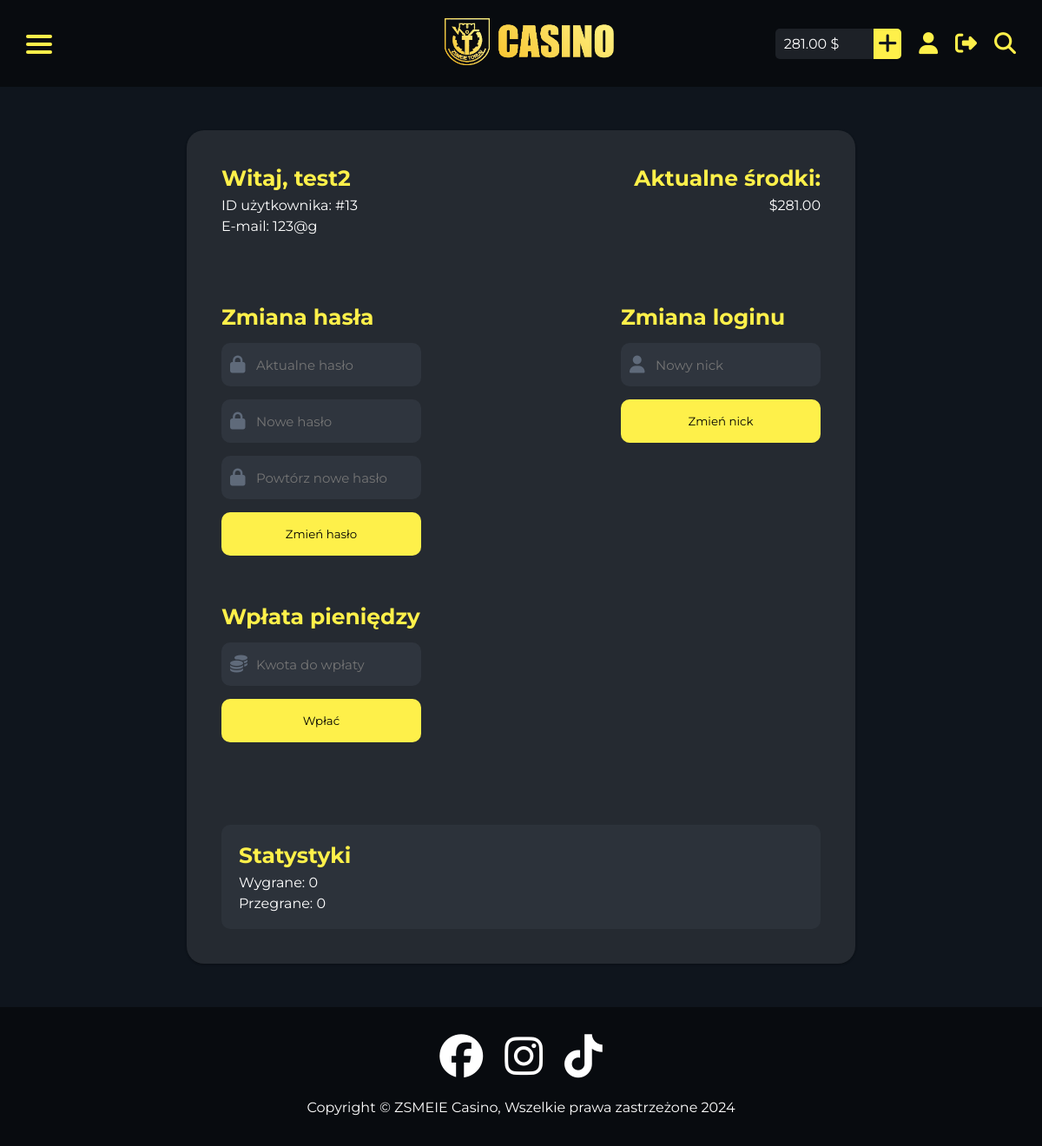
Screenshot of /user-panel.php (signed in) with the database file from the repository.
### tables this page shows
CREATE TABLE `users` (
  `id` int(11) NOT NULL,
  `login` varchar(50) NOT NULL,
  `email` varchar(100) NOT NULL,
  `password` varchar(255) NOT NULL,
  `birth_date` date NOT NULL,
  `balance` decimal(10,2) DEFAULT 0.00,
  `created_at` timestamp NOT NULL DEFAULT current_timestamp()
);

CREATE TABLE `user_stats` (
  `id` int(11) NOT NULL,
  `user_id` int(11) NOT NULL,
  `wins` int(11) DEFAULT 0,
  `losses` int(11) DEFAULT 0,
  `total_won` decimal(10,2) DEFAULT 0.00,
  `total_lost` decimal(10,2) DEFAULT 0.00,
  `max_win` decimal(10,2) DEFAULT 0.00,
  `max_loss` decimal(10,2) DEFAULT 0.00
);

### user-panel.php (the view, shortened to what this page needs)
<?php
$conn = new mysqli("localhost", "root", "", "zsmeie_casino");
if (isset($_SESSION['user_id'])) {
    $user_id = $_SESSION['user_id'];
    $query = "SELECT balance FROM users WHERE id = $user_id";
    $result = mysqli_query($conn, $query);
    if ($result) {
        $row = mysqli_fetch_assoc($result);
        $balance = $row['balance'];
    }
}
$user_id = $_SESSION['user_id'];
$sql = "
    SELECT u.login, u.email, u.balance, s.wins, s.losses
    FROM users u
    LEFT JOIN user_stats s ON u.id = s.user_id
    WHERE u.id = ?
";
$stmt = $conn->prepare($sql);
$stmt->bind_param("i", $user_id);
$stmt->execute();
$result = $stmt->get_result();
if ($result->num_rows > 0) {
    $user = $result->fetch_assoc();
} else {
    echo "Błąd: użytkownik nie istnieje.";
    exit();
}
?>
<!DOCTYPE html>
<html lang="pl">
<head>
    <link rel="stylesheet" href="css/index.css">
    <link rel="stylesheet" href="css/nav.css">
    <link rel="stylesheet" href="css/main.css">
    <link rel="stylesheet" href="css/footer.css">
    <link rel="stylesheet" href="css/userpanel.css">
    <link rel="stylesheet" href="css/login-reg.css">
    <link rel="stylesheet" href="https://cdn.jsdelivr.net/npm/swiper@11/swiper-bundle.min.css"/>
</head>
<body>
<nav id="home-section">
        <div class="nav-left">
            <div class="hamburger" onclick="toggleMenu()">
                <div class="bar"></div>
                <div class="bar"></div>
                <div class="bar"></div>
            </div>
        </div>
        <div class="nav-mid">
            <img src="images/logo.png" alt="Logo Zsmeie-Casino" id="normal-size-logo">
        </div>
        <div class="nav-right">
        <div class="balance">
                <div class="balance-text">
                    <p><?= htmlspecialchars($balance); ?> $</p>
                </div>
                <div class="add-balance" onclick="window.location.href='user-panel.php'">
                    <i class="fa-solid fa-plus"></i>
                </div>
            </div>
            <div class="icons-container">
                <div class="user-icon" onclick="window.location.href='user-panel.php'">
                    <i class="fa-solid fa-user"></i>
                </div>
                <div class="logout-icon" onclick="window.location.href='logout.php'">
                <i class="fa-solid fa-right-from-bracket"></i>
                </div>
                <div class="search-button">
                    <i class="fa-solid fa-magnifying-glass"></i>
                </div>
            </div>
        </div>
    </nav>
    <main id="panel-main">
    <section id="user-panel">
        <div class="user-panel-container">
            <div class="user-panel-row">
                <div class="user-inf">
                    <span>Witaj, <?= htmlspecialchars($user['login']); ?></span>
                    <div class="user-panel-p">
                        <p>ID użytkownika: #<?= htmlspecialchars($user_id); ?></p>
                        <p>E-mail: <?= htmlspecialchars($user['email']); ?></p>
                    </div>
                </div>
                <div class="current-measures">
                    <span>Aktualne środki:</span>
                    <p>$<?= htmlspecialchars(number_format($user['balance'], 2, '.', ',')); ?></p>
                </div>
            </div>
            <div class="user-panel-row">
                <div class="password-change">
                    <span>Zmiana hasła</span>
                    <form method="POST">
                        <label for="currentpassword" id="panel-label">
                            <input type="password" placeholder="Aktualne hasło" name="currentpassword" required>
                            <i class="fa-solid fa-lock"></i>
                        </label>
                        <label for="newpassword-1" id="panel-label">
                            <input type="password" placeholder="Nowe hasło" name="newpassword-1" required>
                            <i class="fa-solid fa-lock"></i>
                        </label>
                        <label for="newpassword-2" id="panel-label">
                            <input type="password" placeholder="Powtórz nowe hasło" name="newpassword-2" required>
                            <i class="fa-solid fa-lock"></i>
                        </label>
                        <button type="submit" name="change_password">Zmień hasło</button>
                    </form>
                </div>
                <div class="nickname-change">
                    <span>Zmiana loginu</span>
                    <form method="POST">
                        <label for="newnickname" id="panel-label">
                            <input type="text" placeholder="Nowy nick" name="newnickname" required>
                            <i class="fa-solid fa-user"></i>
                        </label>
                        <button type="submit" name="change_nickname">Zmień nick</button>
                    </form>
                </div>
                <div class="deposit-money">
                    <span>Wpłata pieniędzy</span>
                    <form method="POST">
                        <label for="money" id="panel-label">
                            <input type="number" id="money" name="money" placeholder="Kwota do wpłaty" required min="0">
                            <i class="fa-solid fa-coins"></i>
                        </label>
                        <button type="submit" name="deposit_money">Wpłać</button>
                    </form>
                </div>
            </div>
            <div class="statistics">
                <span>Statystyki</span>
                <div class="user-panel-p">
                    <p>Wygrane: <?= htmlspecialchars($user['wins']); ?></p>
                    <p>Przegrane: <?= htmlspecialchars($user['losses']); ?></p>
                </div>
            </div>
        </div>
    </section>
</main>
    <footer>
      <div class="footer-social">
        <a href="https://www.facebook.com/" target="_blank">
          <i class="fa-brands fa-facebook"></i>
        </a>
        <a href="https://www.instagram.com/" target="_blank">
          <i class="fa-brands fa-instagram"></i>
        </a>
        <a href="https://www.tiktok.com/pl-PL/" target="_blank">
          <i class="fa-brands fa-tiktok"></i>
        </a>
      </div>
      <div class="footer-text">
        <p>Copyright © ZSMEIE Casino, Wszelkie prawa zastrzeżone 2024</p>
      </div>
    </footer>
</body>
</html>

### css/index.css (style rules this page uses)
:root { --color-black: #0F151D; --color-darker-black: #080b0f; --color-yellow: #FEF04A; --color-yellow-hover: #a89e2f; --color-white: #fff; --color-grey: #2F353E; --color-dark-grey: #1d2127; --color-game-card-light: 65, 73, 85; }
html { scroll-behavior: smooth; }
* { margin: 0; padding: 0; box-sizing: border-box; scroll-behavior: smooth; font-family: "Montserrat"; text-decoration: none; list-style-type: none; }
body { background-color: var(--color-black); height: 100vh; }
i, p, h1 { color: #fff; }

### css/nav.css (style rules this page uses)
nav { display: flex; flex-direction: row; justify-content: space-between; align-items: center; height: 100px; background-color: var(--color-darker-black); margin-left: 0; }
.nav-left { margin-left: 30px; user-select: none; }
nav .nav-mid { position: absolute; transform: translate(-50%); left: 51%; }
nav .nav-mid img { width: 200px; }
.nav-right { display: flex; margin-right: 30px; gap: 20px; }
.nav-right .search-button { display: flex; align-items: center; }
.nav-right i { font-size: 25px; color: var(--color-yellow); cursor: pointer; transition: 0.3s color; }
.user-icon, .logout-icon { display: flex; align-items: center; }
.balance { display: flex; flex-direction: row; background-color: var(--color-dark-grey); border-radius: 5px; align-items: center; gap: 10px; }
.balance-text { padding: 8px 30px 8px 10px; }
.add-balance { background-color: var(--color-yellow); padding: 5px; border-radius: 0px 5px 5px 0px; transition: 0.3s background-color; }
.add-balance i { color: var(--color-black); }
.hamburger { display: none; cursor: pointer; position: relative; width: 30px; height: 20px; margin-bottom: 5px; }
.hamburger .bar { height: 4px; background-color: var(--color-yellow); margin: 5px 0; border-radius: 2px; transition: transform 0.3s ease, opacity 0.3s ease, background-color 0.3s; }
.search-button { cursor: pointer; }
.icons-container { display: flex; align-items: center; gap: 20px; }
@media (max-width: 1300px) { .hamburger { display: block; } }

### css/main.css (style rules this page uses)
main { display: flex; flex-direction: column; align-items: center; padding: 0 50px; }

### css/footer.css (style rules this page uses)
footer { background-color: var(--color-darker-black); height: 160px; display: flex; align-items: center; justify-content: center; flex-direction: column; margin-bottom: 0 !important; }
footer i { font-size: 50px; }
.footer-social, .footer-text { display: flex; align-items: center; justify-content: center; gap: 25px; color: #fff; }
.footer-social { padding: 20px 20px 0 20px; }
.footer-social i { transition: 0.3s color; }
.footer-text { padding: 25px; text-align: center; }

### rows the page displays
users: balance "281.00"
user_stats: user.login "test2", user.email "123@g", user.balance "281.00", wins "0", losses "0"

### other values shown
$user_id "13"
